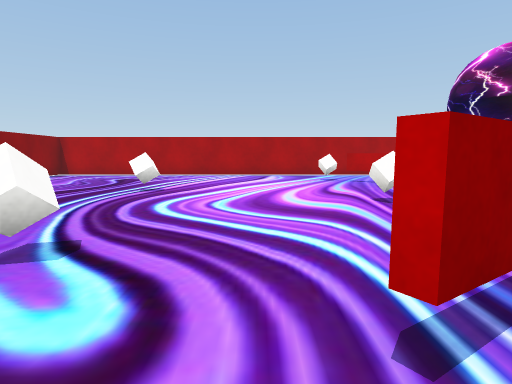
[1] (above)

15 first-person views from a walk through a Unity game level. The camera is 0.36 m above the floor, tilts 6° down and sees 75° across. The floor is counted in squares, 0.5 m on a side. Each view is taken from the middle of a square. On the plan, view 1 faces up. The plan holds only what a view shows up to about 10 squares ahead; the rest is blank. The place goes on beyond the plan. Some surface patterns are stand-ins.

[2]
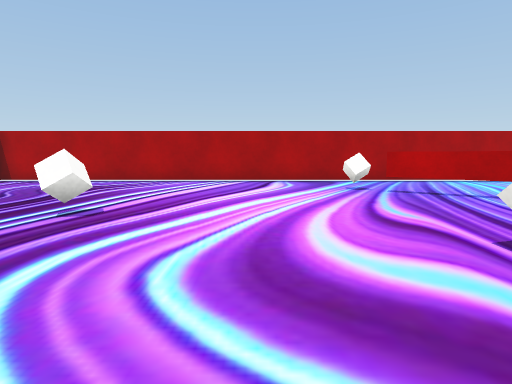

[3]
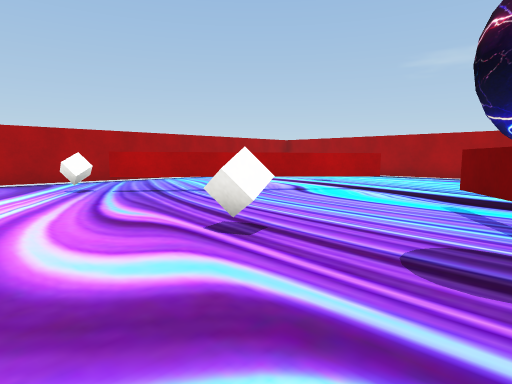

[4]
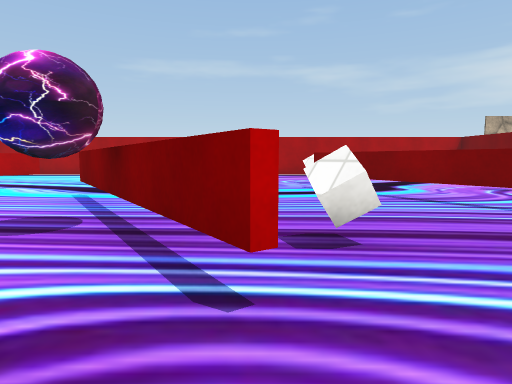

[5]
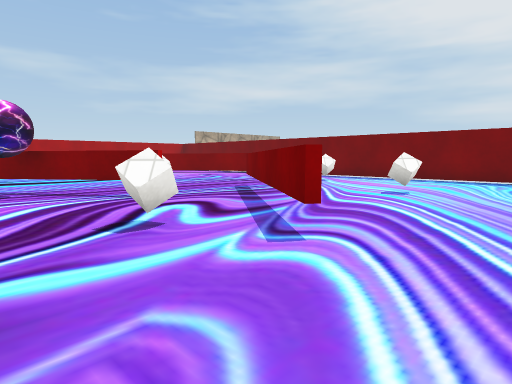

[6]
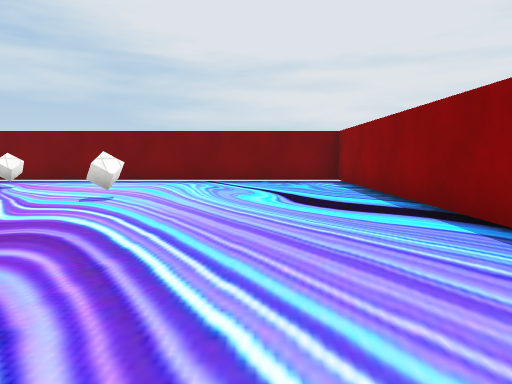

[7]
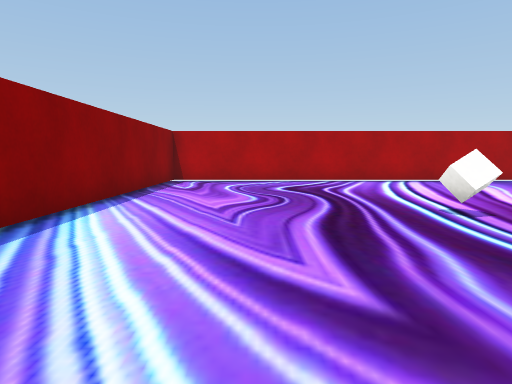

[8]
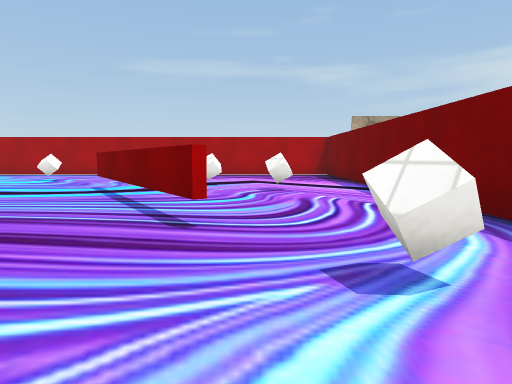

[9]
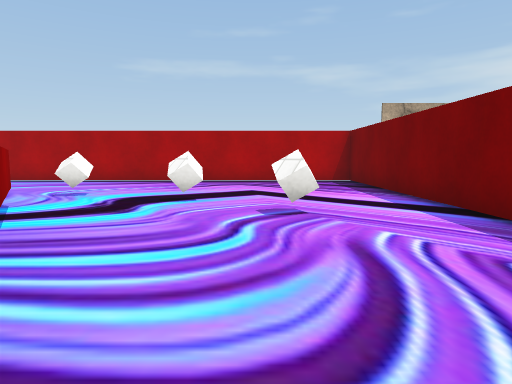

[10]
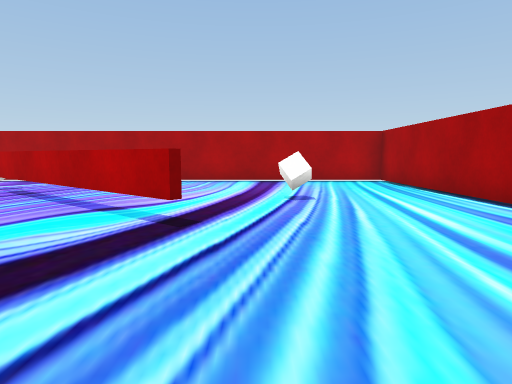

[11]
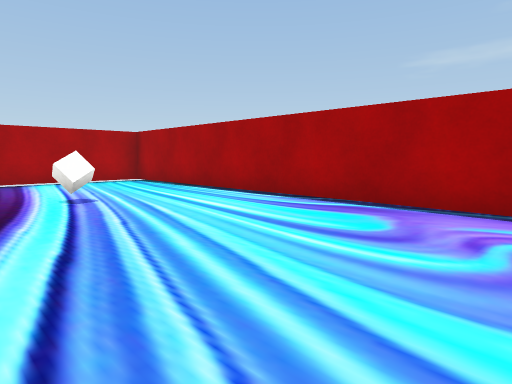

[12]
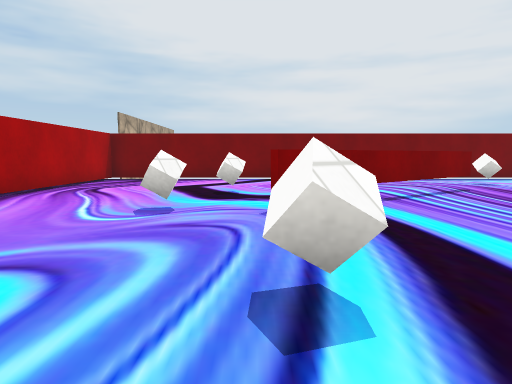

[13]
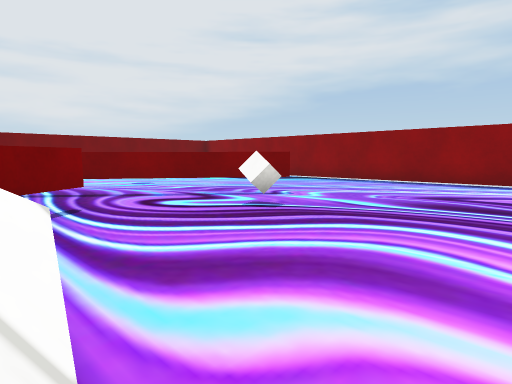

[14]
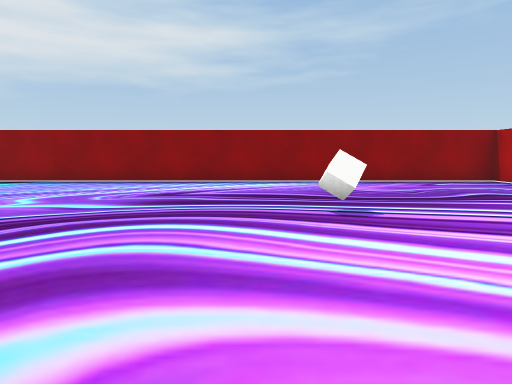

[15]
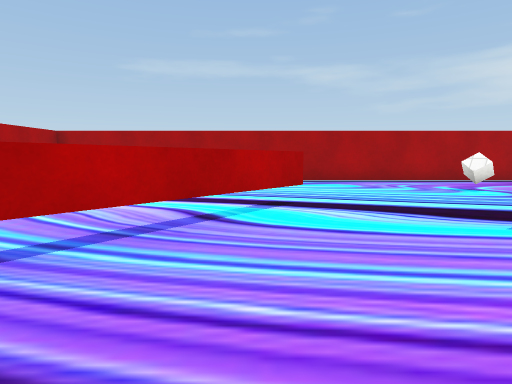

### Floor plan
Key: @ floor where view 1 was taken; # wall or solid block; . floor; = window, fence, low wall or low ledge; C white cube; T thing the floor can be seen under or through; O other object.
Columns run from 8 left of view 1 to 12 right of it. Each row starts with its distance up from view 1.
 13 #####################
 12 #...................#
 11 #...................#
 10 #.........CT........#
  9 #..........TT=...C..#
  8 #............TT.....#
  7 #.....C.......TT....#
  6 #...................#
  5 #.........C.........#
  4 #...........TT......#
  3 #.........OTT.......#
  2 #.....C..TT....C.C..#
  1 #....TT..T..........#
  0 #.....TT@.C.........#
 -1 #......TTT...TTTC...#
 -2 #...........TT......#
 -3 #.....C....TT...C...#
 -4 #.............C.....#
 -5 #........C..........#
 -6 #...................#
 -7 #####################

Where each view was taken, in squares from view 1:
view 1: 0 up, 0 right, facing up
view 2: 3 up, 0 right, facing up
view 3: 3 up, 0 right, facing up-right
view 4: 1 up, 1 left, facing right
view 5: 4 up, 5 left, facing down-right
view 6: 3 up, 5 left, facing down
view 7: 3 up, 5 left, facing up
view 8: 4 down, 1 left, facing right
view 9: 4 down, 2 right, facing right
view 10: 3 up, 8 right, facing up
view 11: 3 up, 7 right, facing up-right
view 12: 4 up, 7 right, facing down
view 13: 6 up, 2 right, facing down-left
view 14: 6 up, 2 right, facing left
view 15: 7 up, 2 right, facing right
